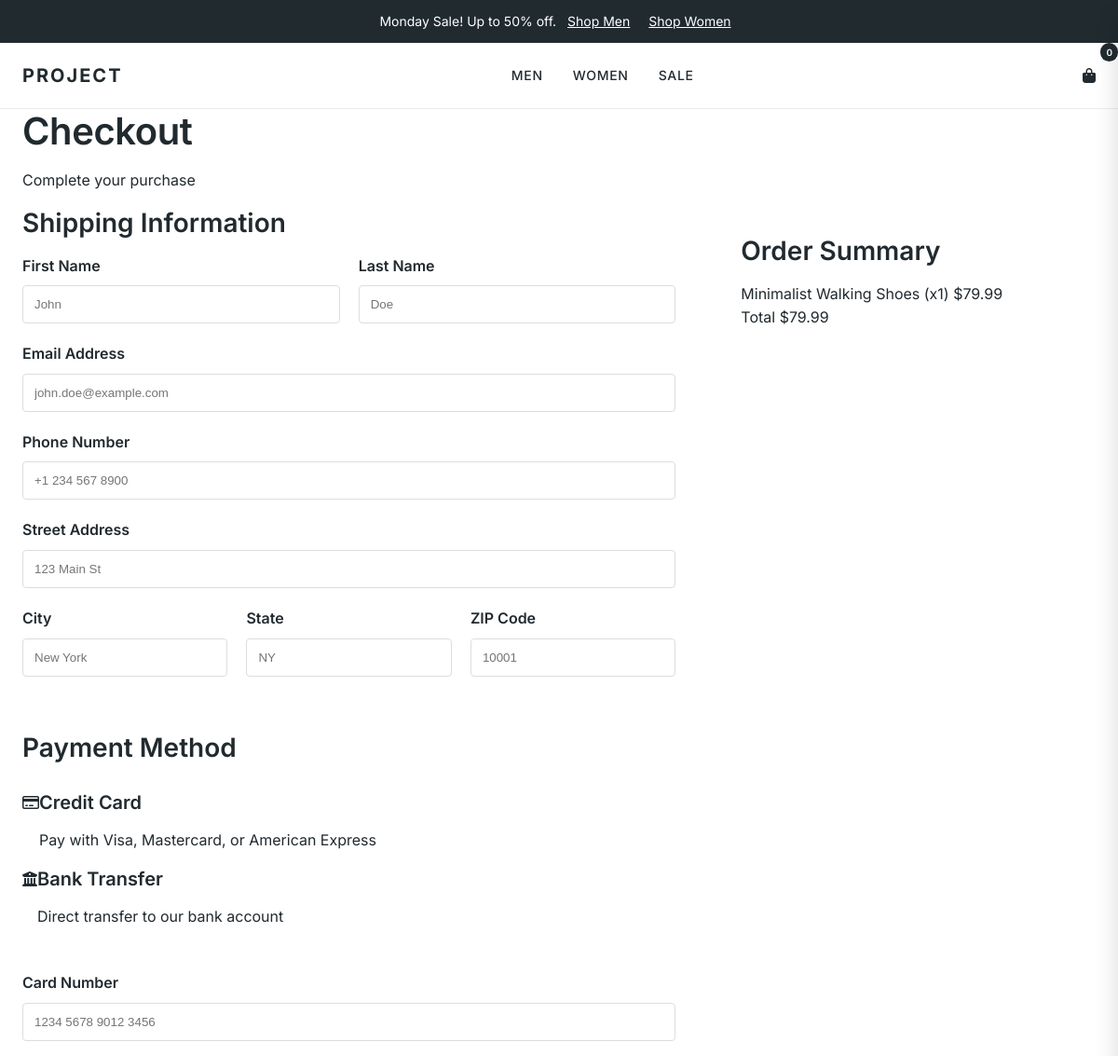
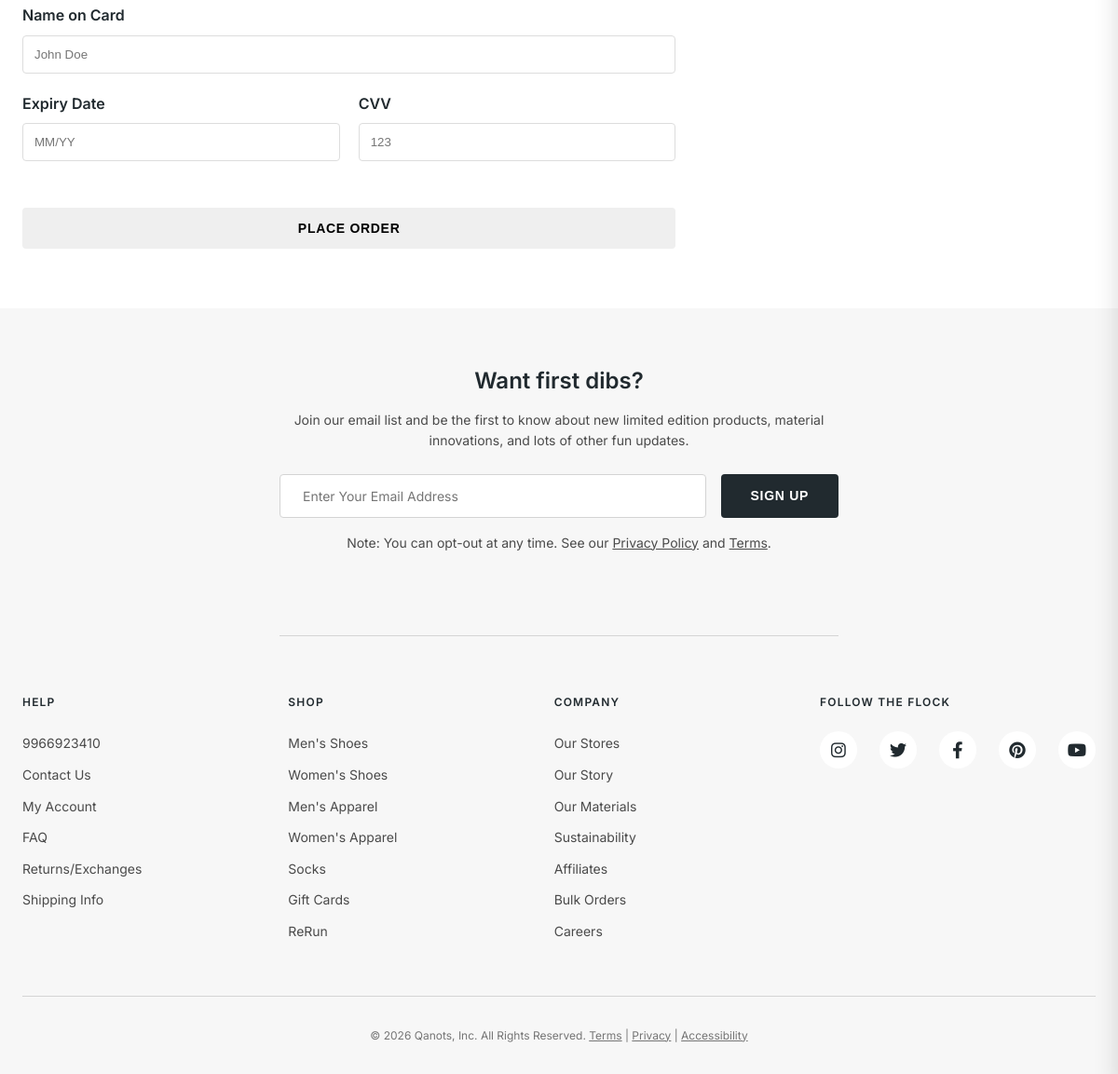
Screenshot of /checkout/ (signed in) with the database file from the repository (2 pictures, top to bottom).
### main/models.py (models this page shows, shortened)
class Cart(models.Model):
    user = models.ForeignKey(User, on_delete=models.CASCADE,null=True, blank=True)  # Optional for guests
    session_key = models.CharField(max_length=40, null=True, blank=True)  # For guest carts
    product = models.ForeignKey(Product, on_delete=models.CASCADE)
    quantity = models.PositiveIntegerField(default=1)
    size = models.CharField(max_length=10, blank=True)
    color = models.CharField(max_length=50, blank=True)
    created_at = models.DateTimeField(auto_now_add=True)

class Product(models.Model):
    name = models.CharField(max_length=200)
    description = models.TextField()
    price = models.DecimalField(max_digits=10, decimal_places=2)
    category = models.ForeignKey(Category, on_delete=models.CASCADE)
    image = models.ImageField(upload_to='products/')  # Main image
    featured = models.BooleanField(default=False)
    rating = models.FloatField(default=0.0)
    created_at = models.DateTimeField(auto_now_add=True)
    material = models.CharField(max_length=100, blank=True, help_text="e.g., Leather, Canvas, Mesh")
    sole_type = models.CharField(max_length=100, blank=True, help_text="e.g., Rubber, EVA")
    weight = models.CharField(max_length=50, blank=True, help_text="e.g., 250g per shoe")
    is_water_resistant = models.BooleanField(default=False)
    care_instructions = models.TextField(blank=True)

### main/views.py (the view, shortened to what this page needs)
# urls.py: path('checkout/', views.checkout, name='checkout'),
def checkout(request):
    cart_items = get_cart_items(request)
    if not cart_items:
        return redirect('cart')
    total = sum(item.product.price * item.quantity for item in cart_items)
    addresses = []
    if request.user.is_authenticated:
        addresses = Address.objects.filter(user=request.user).order_by('-is_default', '-created_at')
    context = {
        'cart_items': cart_items,
        'total': total,
        'addresses': addresses,
    }
    return render(request, 'checkout.html', context)

### main/models.py (called while the page is built)
    @property
    def total_price(self):
        return self.product.price * self.quantity

### main/views.py (called while the page is built)
def get_cart_items(request):
    if request.user.is_authenticated:
        return Cart.objects.filter(user=request.user).select_related('product', 'product__category')
    else:
        if not request.session.session_key:
            request.session.create()
        session_key = request.session.session_key
        return Cart.objects.filter(session_key=session_key).select_related('product', 'product__category')

### main/templates/checkout.html (shortened to what this page needs)
{% extends 'base.html' %}
{% load static %}
{% block extra_css %}
<link rel="stylesheet" href="/static/css/checkout.css">
{% endblock %}
{% block content %}
<section class="checkout-section">
    <div class="container">
        <div class="section-title">
            <h2>Checkout</h2>
            <p>Complete your purchase</p>
        </div>
        <div class="checkout-container">
            <div class="checkout-form">
                <form method="POST" action="{% url 'checkout' %}">
                    <h3>Shipping Information</h3>
                    <div class="form-row">
                        <div class="form-group">
                            <label for="firstName">First Name</label>
                            <input type="text" name="first_name" id="firstName" class="form-control" placeholder="John"
                                required>
                        </div>
                        <div class="form-group">
                            <label for="lastName">Last Name</label>
                            <input type="text" name="last_name" id="lastName" class="form-control" placeholder="Doe"
                                required>
                        </div>
                    </div>
                    <div class="form-group">
                        <label for="email">Email Address</label>
                        <input type="email" name="email" id="email" class="form-control"
                            placeholder="john.doe@example.com" required>
                    </div>
                    <div class="form-group">
                        <label for="phone">Phone Number</label>
                        <input type="tel" name="phone" id="phone" class="form-control" placeholder="+1 234 567 8900"
                            required>
                    </div>
                    <div class="form-group">
                        <label for="address">Street Address</label>
                        <input type="text" name="address" id="address" class="form-control" placeholder="123 Main St"
                            required>
                    </div>
                    <div class="form-row">
                        <div class="form-group">
                            <label for="city">City</label>
                            <input type="text" name="city" id="city" class="form-control" placeholder="New York"
                                required>
                        </div>
                        <div class="form-group">
                            <label for="state">State</label>
                            <input type="text" name="state" id="state" class="form-control" placeholder="NY" required>
                        </div>
                        <div class="form-group">
                            <label for="zip">ZIP Code</label>
                            <input type="text" name="zip_code" id="zip" class="form-control" placeholder="10001"
                                required>
                        </div>
                    </div>
                    <h3 style="margin-top: 40px;">Payment Method</h3>
                    <div class="payment-methods">
                        <div class="payment-option active" onclick="selectPayment(this, 'credit-card')">
                            <div class="payment-icon">
                                <i class="far fa-credit-card"></i>
                            </div>
                            <div>
                                <h4>Credit Card</h4>
                                <p>Pay with Visa, Mastercard, or American Express</p>
                            </div>
                        </div>
                        <div class="payment-option" onclick="selectPayment(this, 'bank-transfer')">
                            <div class="payment-icon">
                                <i class="fas fa-university"></i>
                            </div>
                            <div>
                                <h4>Bank Transfer</h4>
                                <p>Direct transfer to our bank account</p>
                            </div>
                        </div>
                    </div>
                    <div id="credit-card-form">
                        <div class="form-row" style="margin-top: 30px;">
                            <div class="form-group">
                                <label for="cardNumber">Card Number</label>
                                <input type="text" id="cardNumber" class="form-control"
                                    placeholder="1234 5678 9012 3456">
                            </div>
                        </div>
                        <div class="form-row">
                            <div class="form-group">
                                <label for="cardName">Name on Card</label>
                                <input type="text" id="cardName" class="form-control" placeholder="John Doe">
                            </div>
                        </div>
                        <div class="form-row">
                            <div class="form-group">
                                <label for="expiry">Expiry Date</label>
                                <input type="text" id="expiry" class="form-control" placeholder="MM/YY">
                            </div>
                            <div class="form-group">
                                <label for="cvv">CVV</label>
                                <input type="text" id="cvv" class="form-control" placeholder="123">
                            </div>
                        </div>
                    </div>
                    <button type="submit" class="btn" style="width: 100%; text-align: center; margin-top: 30px;">Place
                        Order</button>
                </form>
            </div>
            <div class="checkout-summary">
                <h3>Order Summary</h3>
                {% for item in cart_items %}
                <div class="summary-row">
                    <span>{{ item.product.name }} (x{{ item.quantity }})</span>
                    <span>${{ item.total_price }}</span>
                </div>
                {% endfor %}
                <div class="summary-row summary-total">
                    <span>Total</span>
                    <span>${{ total }}</span>
                </div>
            </div>
        </div>
    </div>
</section>
{% endblock %}

### main/static/css/style.css (style rules this page uses)
:root { --color-white: #FFFFFF; --color-black: #212A2F; --color-gray-50: #F7F7F7; --color-gray-100: #EAEAEA; --color-gray-200: #D4D4D4; --color-gray-300: #9B9B9B; --color-gray-400: #757575; --color-gray-500: #4A4A4A; --color-earth-light: #F4F1EA; --color-earth-medium: #D4C5B0; --color-earth-dark: #8B7355; --color-green: #2D5016; --color-blue: #1E3A8A; --color-red: #DC2626; --font-primary: 'Inter', -apple-system, BlinkMacSystemFont, 'Segoe UI', sans-serif; --font-weight-light: 300; --font-weight-normal: 400; --font-weight-medium: 500; --font-weight-semibold: 600; --font-weight-bold: 700; --spacing-xs: 0.5rem; --spacing-sm: 1rem; --spacing-md: 1.5rem; --spacing-lg: 2rem; --spacing-xl: 3rem; --spacing-2xl: 4rem; --transition-fast: 0.2s ease; --transition-normal: 0.3s ease; --transition-slow: 0.5s ease; --radius-sm: 4px; --radius-md: 8px; --radius-lg: 12px; --shadow-sm: 0 1px 2px rgba(0, 0, 0, 0.05); --shadow-md: 0 4px 6px rgba(0, 0, 0, 0.07); --shadow-lg: 0 10px 15px rgba(0, 0, 0, 0.1); --shadow-xl: 0 20px 25px rgba(0, 0, 0, 0.15); }
* { margin: 0; padding: 0; box-sizing: border-box; }
html { font-size: 16px; scroll-behavior: smooth; }
body { font-family: var(--font-primary); font-weight: var(--font-weight-normal); color: var(--color-black); background-color: var(--color-white); line-height: 1.6; -webkit-font-smoothing: antialiased; -moz-osx-font-smoothing: grayscale; }
h1, h2, h3, h4, h5, h6 { font-weight: var(--font-weight-semibold); line-height: 1.2; margin-bottom: var(--spacing-sm); }
h2 { font-size: 2.5rem; letter-spacing: -0.01em; }
h3 { font-size: 1.75rem; }
h4 { font-size: 1.25rem; }
p { margin-bottom: var(--spacing-sm); }
.container { max-width: 1400px; margin: 0 auto; padding: 0 var(--spacing-md); }
.btn { display: inline-block; padding: 0.875rem 2rem; font-size: 0.875rem; font-weight: var(--font-weight-semibold); text-align: center; text-transform: uppercase; letter-spacing: 0.05em; border: none; border-radius: var(--radius-sm); cursor: pointer; transition: all var(--transition-normal); text-decoration: none; }

### main/static/css/checkout.css (style rules this page uses)
.checkout-container { display: flex; gap: 40px; }
.checkout-form { flex: 2; }
.checkout-summary { flex: 1; background-color: var(--light); padding: 30px; border-radius: 8px; height: fit-content; }
.form-group { margin-bottom: 20px; }
.form-group label { display: block; margin-bottom: 8px; font-weight: 600; }
.form-control { width: 100%; padding: 12px; border: 1px solid #ddd; border-radius: 4px; }
.form-row { display: flex; gap: 20px; }
.form-row .form-group { flex: 1; }
.payment-methods { margin-top: 30px; }
.payment-option { display: flex; }

### rows the page displays
Cart: product.name "Minimalist Walking Shoes", quantity "1", total_price "79.99"

### other values shown
{{ total }} "79.99"
